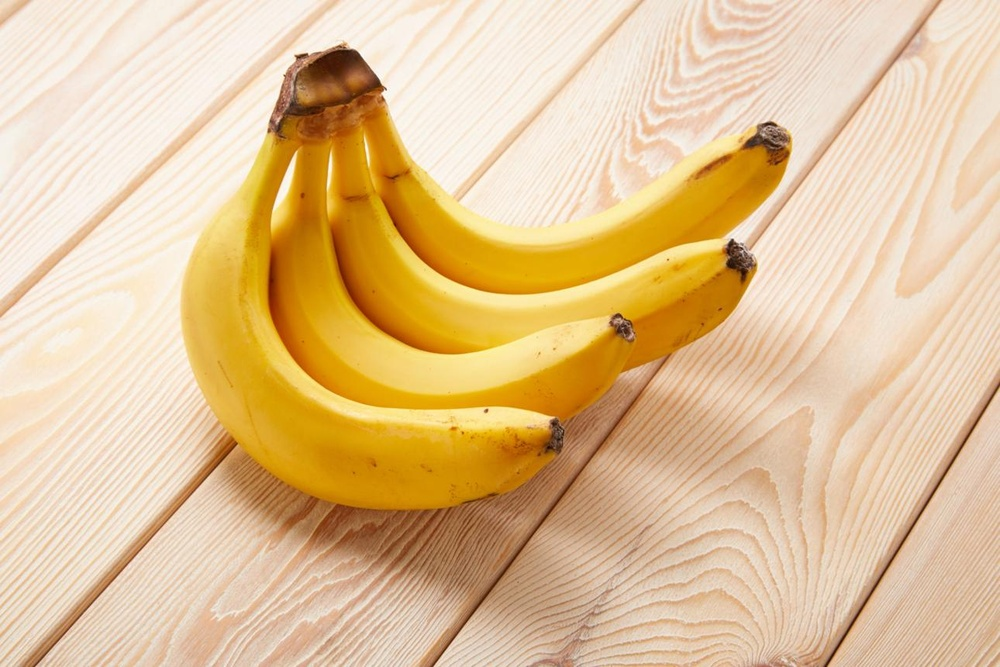
#> input picture assign_18/img/img_4.jpeg, 1000 x 667 px, shrunk from 1290 x 860 before the run, found by its file name
$ python 5_guffman.py
#> lines starting #> are read from the running program, lines starting #| are printed output that depends on the picture; long printed decimals are rounded
import cv2
import heapq
from collections import Counter
import matplotlib.pyplot as plt

img = cv2.imread("img_4.jpeg", 0)
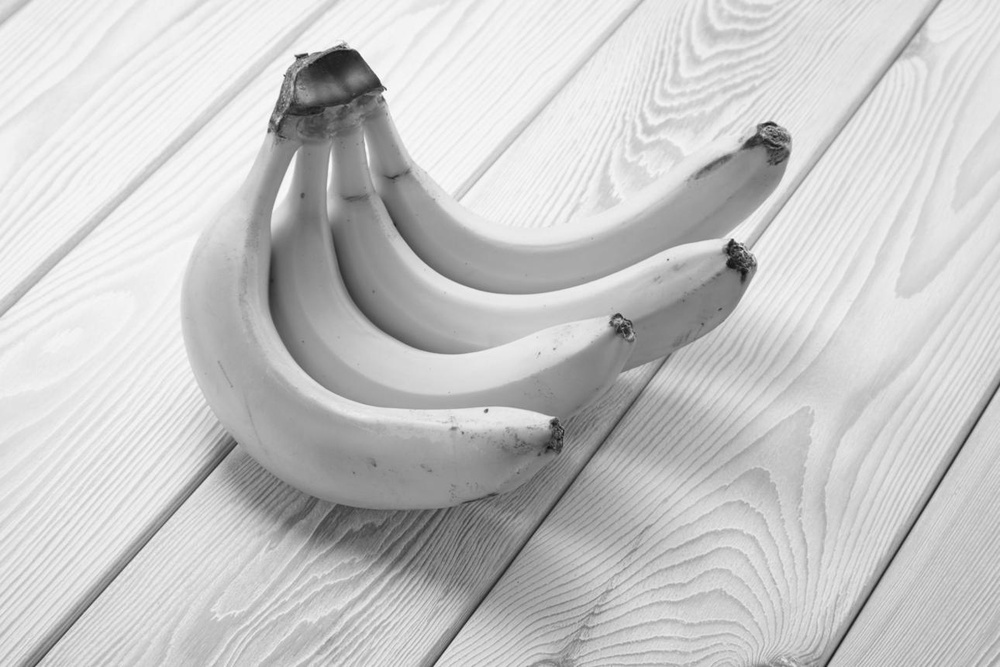
#> img: shape (667, 1000); min 9, max 254, mean 198.8

freq = Counter(img.flatten())
#> freq = 238 items

heap = [[f, [s, ""]] for s, f in freq.items()]
#> heap = 238 items
heapq.heapify(heap)

while len(heap) > 1:
    lo = heapq.heappop(heap)
    hi = heapq.heappop(heap)

    for pair in lo[1:]:
        pair[1] = "0" + pair[1]

    for pair in hi[1:]:
        pair[1] = "1" + pair[1]

    heapq.heappush(heap, [lo[0] + hi[0]] + lo[1:] + hi[1:])
#> this loop made 237 passes
#> (lo, hi) on passes 1 to 3: ([1, [9, '']], [1, [20, '']]), ([2, [9, '0'], [20, '1']], [2, [253, '']]), ([2, [254, '']], [3, [18, '']])
#> after the loop, pair = [220, '1111111']

codes = dict(heap[0][1:])
#> codes = 238 items

encoded = "".join(codes[pixel] for pixel in img.flatten())

original_bits = img.size * 8
#> original_bits = 5336000
compressed_bits = len(encoded)
#> compressed_bits = 4667542

compression_ratio = original_bits / compressed_bits
#> compression_ratio = 1.14

print("Original Size:", original_bits, "bits")
#| Original Size: 5336000 bits
print("Compressed Size:", compressed_bits, "bits")
#| Compressed Size: 4667542 bits
print("Compression Ratio:", compression_ratio)
#| Compression Ratio: 1.143

plt.imshow(img, cmap="gray")
plt.title("Original Image")
plt.axis("off")
plt.show()

$ run again, with assign_18/img/img_3.jpeg copied over assign_18/img/img_4.jpeg
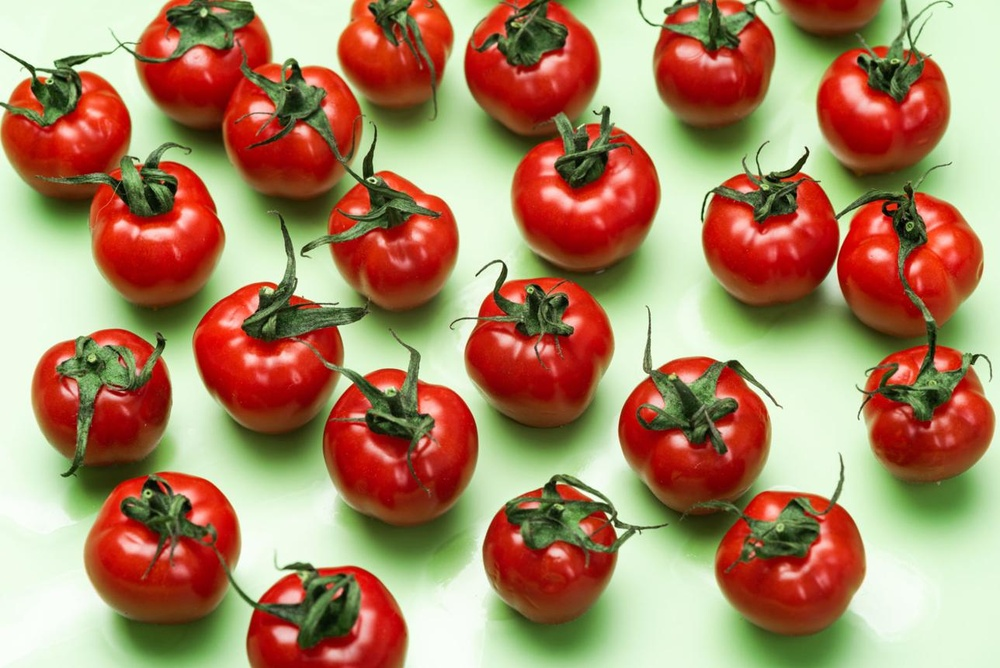
#> input picture assign_18/img/img_3.jpeg, 1000 x 668 px, shrunk from 1288 x 860 before the run, found by its file name
#> `img = cv2.imread("img_4.jpeg", 0)`:
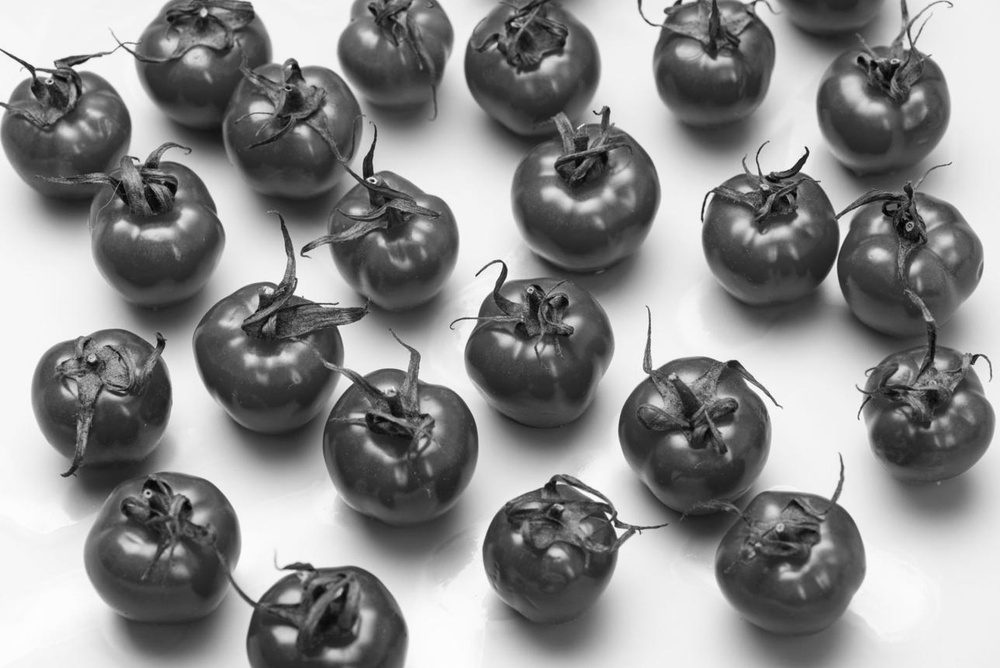
#> img: shape (668, 1000); min 0, max 255, mean 140.5
#> freq = 256 items
#> the loop `while len(heap) > 1:` made 255 passes
#> (lo, hi) on passes 1 to 3: ([1, [0, '']], [1, [1, '']]), ([2, [0, '0'], [1, '1']], [2, [255, '']]), ([3, [254, '']], [4, [0, '00'], [1, '01'], [255, '1']])
#> after the loop `while len(heap) > 1:`: pair = [230, '11111111']
#> codes = 256 items
#> compressed_bits = 5053366
#> compression_ratio = 1.06
#| Original Size: 5344000 bits
#| Compressed Size: 5053366 bits
#| Compression Ratio: 1.058
